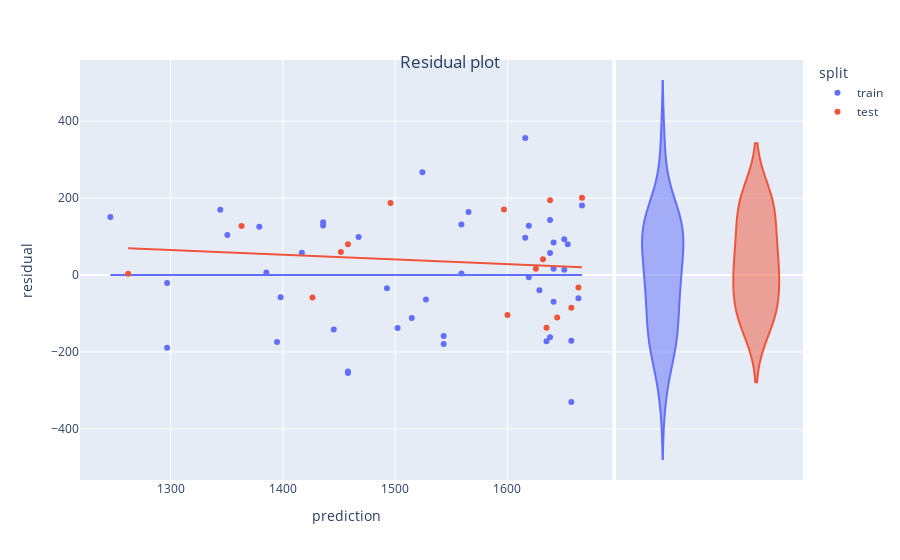

This figure's notebook cell:
### Markdown cell above
<h3 align="center">График остатков</h3>

Распределение остатков отличается от нормального, однако тестовые остатки меньше, чем при обучении. Согласно этой модели, невозможно однозначно сказать, зависит ли смертность от жесткости воды или нет. Необходимо провести дополнительные исследования.

### Code cell
x2_train, x2_test = train_test_split(df.index, test_size=.25, random_state=0)
df['split'] = 'train'
df.loc[x2_test, 'split'] = 'test'

x_2 = df[['hardness']]
x_2_train = df.loc[x2_train, ['hardness']]
y2_train = df.loc[x2_train, 'mortality']

model = LinearRegression()
model.fit(x_2_train, y2_train)
df['prediction'] = model.predict(x_2)
df['residual'] = df['prediction'] - df['mortality']

fig = px.scatter(df, x='prediction', y='residual', marginal_y='violin', color='split', trendline='ols')

fig.update_layout(title={'text': 'Residual plot', 'y':0.9, 'x':0.5, 'xanchor': 'center', 'yanchor': 'top'})
fig.show()

### Figure 1 — Plotly figure (JSON) as saved in the notebook; plotly's stock layout.template omitted (floating-point values rounded to 4 significant figures)
{"data": [{"hovertemplate": "split=train<br>prediction=%{x}<br>residual=%{y}<extra></extra>", "legendgroup": "train", "marker": {"color": "#636efa", "symbol": "circle"}, "mode": "markers", "name": "train", "orientation": "v", "showlegend": true, "type": "scatter", "x": [1351.0, 1628.0, 1638.0, 1651.0, 1635.0, 1436.0, 1651.0, 1417.0, 1616.0, 1436.0, 1379.0, 1619.0, 1559.0, 1559.0, 1297.0, 1616.0, 1543.0, 1385.0, 1654.0, 1395.0, 1246.0, 1565.0, 1657.0, 1543.0, 1638.0, 1663.0, 1344.0, 1666.0, 1398.0, 1641.0, 1527.0, 1657.0, 1638.0, 1467.0, 1524.0, 1445.0, 1458.0, 1641.0, 1502.0, 1458.0, 1641.0, 1619.0, 1493.0, 1515.0, 1297.0], "xaxis": "x", "y": [103.6, -39.54, -162.1, 92.57, -172.2, 136.8, 13.57, 57.87, 96.83, 128.8, 125.0, 128.0, 3.986, 131.0, -21.13, 355.8, -179.8, 6.293, 79.73, -174.2, 150.3, 163.3, -171.1, -158.8, 56.94, -60.8, 169.2, 180.4, -58.07, -69.9, -63.59, -330.1, 142.9, 98.4, 267.2, -141.7, -255.1, 84.1, -137.9, -251.1, 16.1, -6.01, -34.33, -112.2, -189.1], "yaxis": "y"}, {"alignmentgroup": "True", "hovertemplate": "split=train<br>residual=%{y}<extra></extra>", "legendgroup": "train", "marker": {"color": "#636efa", "symbol": "circle"}, "name": "train", "offsetgroup": "train", "scalegroup": "y", "showlegend": false, "type": "violin", "xaxis": "x2", "y": [103.6, -39.54, -162.1, 92.57, -172.2, 136.8, 13.57, 57.87, 96.83, 128.8, 125.0, 128.0, 3.986, 131.0, -21.13, 355.8, -179.8, 6.293, 79.73, -174.2, 150.3, 163.3, -171.1, -158.8, 56.94, -60.8, 169.2, 180.4, -58.07, -69.9, -63.59, -330.1, 142.9, 98.4, 267.2, -141.7, -255.1, 84.1, -137.9, -251.1, 16.1, -6.01, -34.33, -112.2, -189.1], "yaxis": "y2"}, {"hovertemplate": "<b>OLS trendline</b><br>residual = -3.67761e-16 * prediction + 5.64881e-13<br>R<sup>2</sup>=-0.000000<br><br>split=train<br>prediction=%{x}<br>residual=%{y} <b>(trend)</b><extra></extra>", "legendgroup": "train", "marker": {"color": "#636efa", "symbol": "circle"}, "mode": "lines", "name": "train", "showlegend": false, "type": "scatter", "x": [1246.0, 1297.0, 1297.0, 1344.0, 1351.0, 1379.0, 1385.0, 1395.0, 1398.0, 1417.0, 1436.0, 1436.0, 1445.0, 1458.0, 1458.0, 1467.0, 1493.0, 1502.0, 1515.0, 1524.0, 1527.0, 1543.0, 1543.0, 1559.0, 1559.0, 1565.0, 1616.0, 1616.0, 1619.0, 1619.0, 1628.0, 1635.0, 1638.0, 1638.0, 1638.0, 1641.0, 1641.0, 1641.0, 1651.0, 1651.0, 1654.0, 1657.0, 1657.0, 1663.0, 1666.0], "xaxis": "x", "y": [1.065e-13, 8.794e-14, 8.794e-14, 7.052e-14, 6.82e-14, 5.775e-14, 5.542e-14, 5.194e-14, 5.078e-14, 4.381e-14, 3.684e-14, 3.684e-14, 3.336e-14, 2.871e-14, 2.871e-14, 2.523e-14, 1.594e-14, 1.245e-14, 7.806e-15, 4.322e-15, 3.161e-15, -2.646e-15, -2.646e-15, -8.454e-15, -8.454e-15, -1.078e-14, -2.936e-14, -2.936e-14, -3.052e-14, -3.052e-14, -3.4e-14, -3.633e-14, -3.749e-14, -3.749e-14, -3.749e-14, -3.865e-14, -3.865e-14, -3.865e-14, -4.213e-14, -4.213e-14, -4.33e-14, -4.446e-14, -4.446e-14, -4.678e-14, -4.794e-14], "yaxis": "y"}, {"hovertemplate": "split=test<br>prediction=%{x}<br>residual=%{y}<extra></extra>", "legendgroup": "test", "marker": {"color": "#EF553B", "symbol": "circle"}, "mode": "markers", "name": "test", "orientation": "v", "showlegend": true, "type": "scatter", "x": [1666.0, 1625.0, 1452.0, 1644.0, 1657.0, 1632.0, 1635.0, 1600.0, 1496.0, 1262.0, 1597.0, 1663.0, 1363.0, 1638.0, 1426.0, 1458.0], "xaxis": "x", "y": [200.4, 16.31, 59.61, -110.7, -85.11, 40.62, -137.2, -104.0, 186.8, 3.129, 169.9, -32.8, 127.2, 193.9, -58.65, 79.93], "yaxis": "y"}, {"alignmentgroup": "True", "hovertemplate": "split=test<br>residual=%{y}<extra></extra>", "legendgroup": "test", "marker": {"color": "#EF553B", "symbol": "circle"}, "name": "test", "offsetgroup": "test", "scalegroup": "y", "showlegend": false, "type": "violin", "xaxis": "x2", "y": [200.4, 16.31, 59.61, -110.7, -85.11, 40.62, -137.2, -104.0, 186.8, 3.129, 169.9, -32.8, 127.2, 193.9, -58.65, 79.93], "yaxis": "y2"}, {"hovertemplate": "<b>OLS trendline</b><br>residual = -0.122241 * prediction + 223.915<br>R<sup>2</sup>=0.017019<br><br>split=test<br>prediction=%{x}<br>residual=%{y} <b>(trend)</b><extra></extra>", "legendgroup": "test", "marker": {"color": "#EF553B", "symbol": "circle"}, "mode": "lines", "name": "test", "showlegend": false, "type": "scatter", "x": [1262.0, 1363.0, 1426.0, 1452.0, 1458.0, 1496.0, 1597.0, 1600.0, 1625.0, 1632.0, 1635.0, 1638.0, 1644.0, 1657.0, 1663.0, 1666.0], "xaxis": "x", "y": [69.63, 57.28, 49.56, 46.47, 45.7, 41.06, 28.71, 28.32, 25.24, 24.46, 24.08, 23.69, 22.92, 21.37, 20.6, 20.22], "yaxis": "y"}], "layout": {"legend": {"title": {"text": "split"}, "tracegroupgap": 0}, "margin": {"t": 60}, "title": {"text": "Residual plot", "x": 0.5, "xanchor": "center", "y": 0.9, "yanchor": "top"}, "xaxis": {"anchor": "y", "domain": [0, 0.7363], "title": {"text": "prediction"}}, "xaxis2": {"anchor": "y2", "domain": [0.7413, 1], "matches": "x2", "showgrid": false, "showline": false, "showticklabels": false, "ticks": ""}, "yaxis": {"anchor": "x", "domain": [0, 1], "title": {"text": "residual"}}, "yaxis2": {"anchor": "x2", "domain": [0, 1], "matches": "y", "showgrid": true, "showticklabels": false}}}
